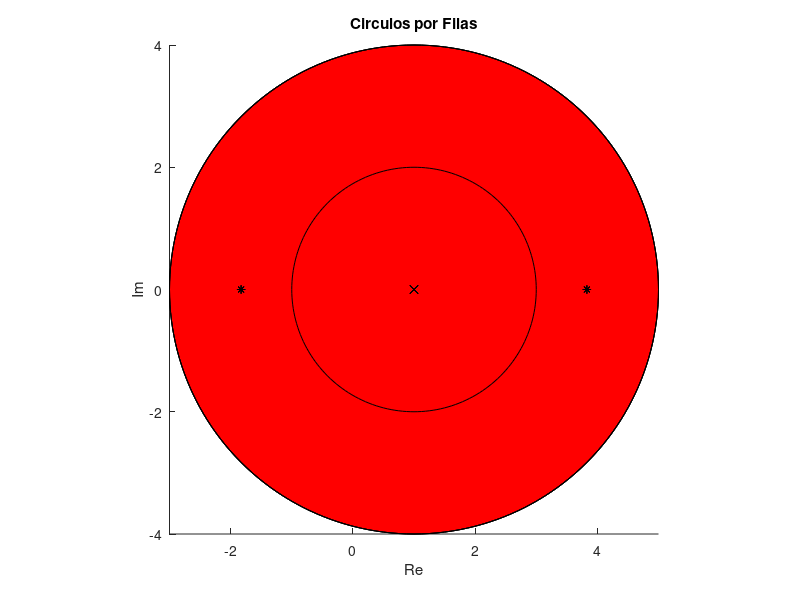
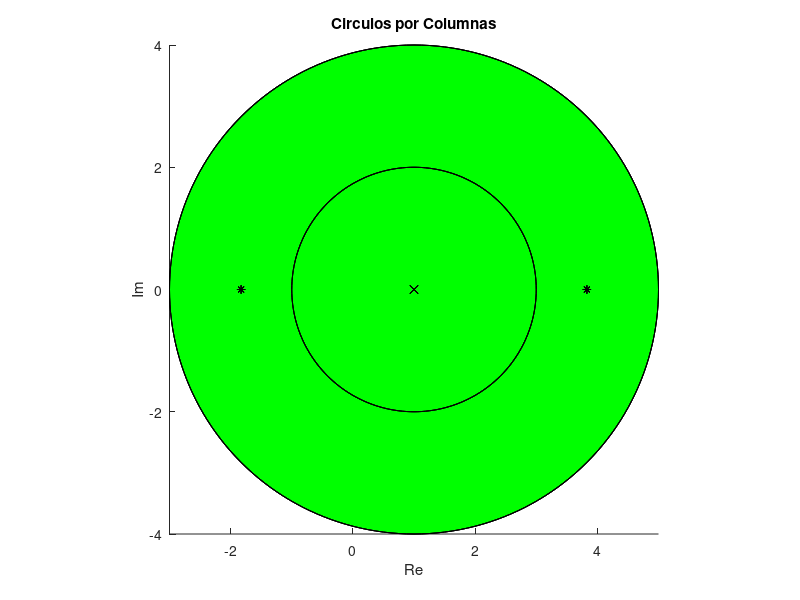
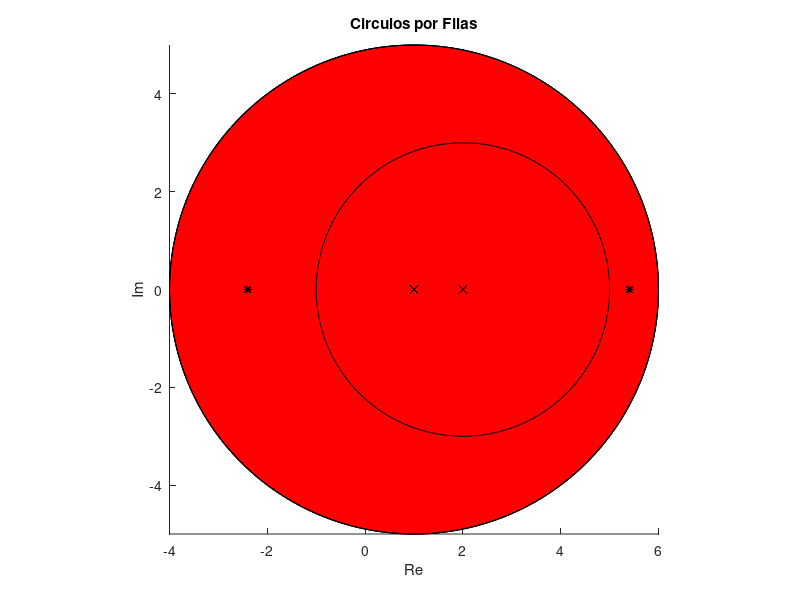
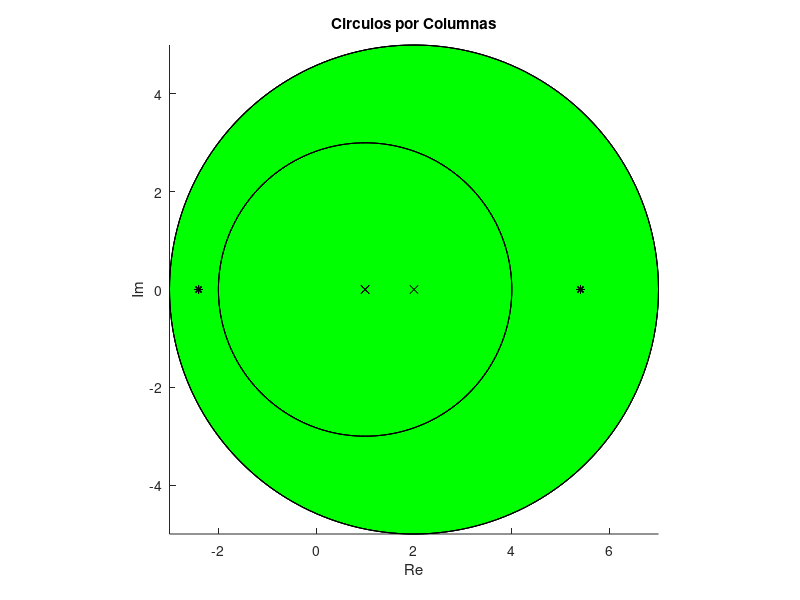

Write MATLAB code to recreate these figures, in order.
clear all
clc
format long

%Matriz A
A=[1,2;4,1];
n=size(A);
e=eig(A);
radspect=max(abs((e)));
n= n(1); circler=zeros(n,201);
circlec=circler;
center= diag(A); radiic=sum(abs(A-diag(center)));
radiir=sum(abs(A'-diag(center))); one= ones(1,201);
cosisin= exp(i*[0:pi/100:2*pi]);
figure(1); title('Circulos por Filas');
xlabel('Re');
ylabel('Im');
figure(2);title('Circulos por Columnas'); xlabel('Re'); ylabel('Im');

    for k=1:n
        a=0;
        circlec(k,:)=center(k)*one + radiic(k)*cosisin;
        circler(k,:)=center(k)*one + radiir(k)*cosisin;
        figure(1);
        patch(real(circler(k,:)),imag(circler(k,:)),'red');
        hold on
        plot(real(circler(k,:)),imag(circler(k,:)),'k-',real(center(k)),imag(center(k)),'kx');
        hold on
        plot(e,a,'k*');
        figure(2);
        patch(real(circlec(k,:)),imag(circlec(k,:)),'green');
        hold on
        plot(real(circlec(k,:)),imag(circlec(k,:)),'k-',real(center(k)),imag(center(k)),'kx');
        hold on
        plot(e,a,'k*');
    end
    
    for k=1:n
        a=0;
        figure(1);
        plot(real(circler(k,:)),imag(circler(k,:)),'k-',real(center(k)),imag(center(k)),'kx');
        hold on
        plot(e,a,'*k');
        figure(2);
        plot(real(circlec(k,:)),imag(circlec(k,:)),'k-',real(center(k)),imag(center(k)),'kx');
        hold on
        plot(e,a,'*k');
    end
    
figure(1); axis image; hold off;
figure(2); axis image; hold off
eig(A)

%Matriz B
B=[2,3;5,1];
n=size(B);
e=eig(B);
radspect=max(abs((e)));
n= n(1); circler=zeros(n,201);
circlec=circler;
center= diag(B); radiic=sum(abs(B-diag(center)));
radiir=sum(abs(B'-diag(center))); one= ones(1,201);
cosisin= exp(i*[0:pi/100:2*pi]);
figure(3); title('Circulos por Filas');
xlabel('Re');
ylabel('Im');
figure(4);title('Circulos por Columnas'); xlabel('Re'); ylabel('Im');

    for k=1:n
        b=0;
        circlec(k,:)=center(k)*one + radiic(k)*cosisin;
        circler(k,:)=center(k)*one + radiir(k)*cosisin;
        figure(3);
        patch(real(circler(k,:)),imag(circler(k,:)),'red');
        hold on
        plot(real(circler(k,:)),imag(circler(k,:)),'k-',real(center(k)),imag(center(k)),'kx');
        hold on
        plot(e,a,'k*');
        figure(4);
        patch(real(circlec(k,:)),imag(circlec(k,:)),'green');
        hold on
        plot(real(circlec(k,:)),imag(circlec(k,:)),'k-',real(center(k)),imag(center(k)),'kx');
        hold on
        plot(e,a,'k*');
    end
    
    for k=1:n
        a=0;
        figure(3);
        plot(real(circler(k,:)),imag(circler(k,:)),'k-',real(center(k)),imag(center(k)),'kx');
        hold on
        plot(e,a,'*k');
        figure(4);
        plot(real(circlec(k,:)),imag(circlec(k,:)),'k-',real(center(k)),imag(center(k)),'kx');
        hold on
        plot(e,a,'*k');
    end
    
figure(3); axis image; hold off;
figure(4); axis image; hold off
eig(B)


